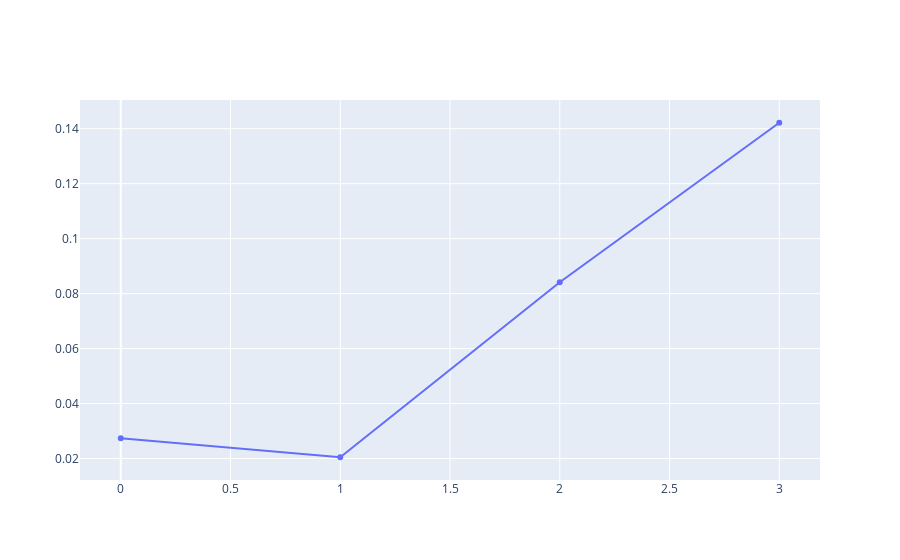
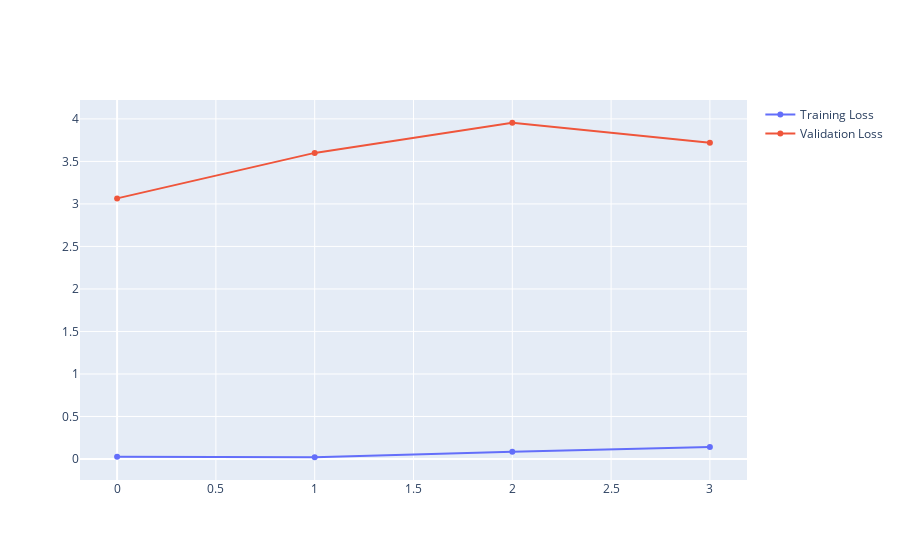
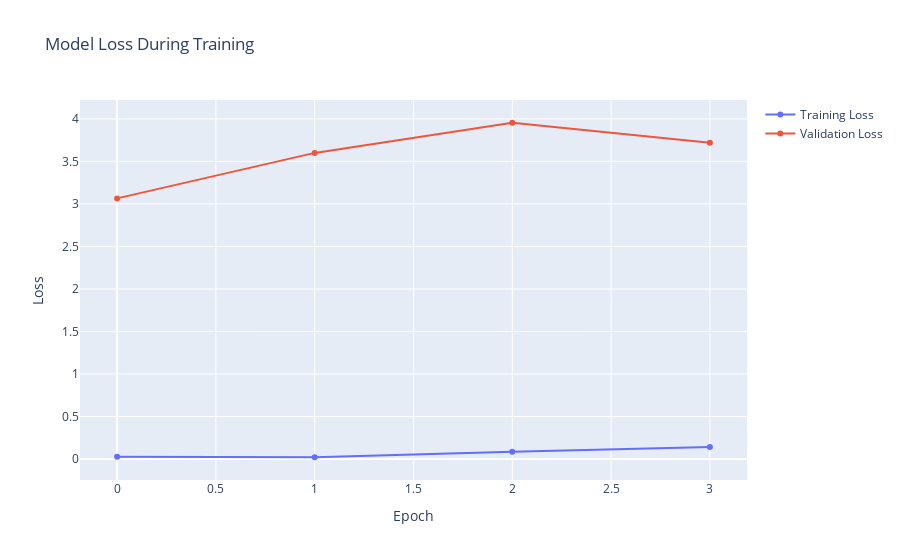

Notebook source saved alongside these figures, in order:
### Code cell
figure = go.Figure()

figure.add_scatter(y=history.history["loss"], name="Training Loss")
figure.add_scatter(y=history.history["val_loss"], name="Validation Loss")

figure.update_layout(dict1={
    "title": "Model Loss During Training",
    "xaxis_title": "Epoch",
    "yaxis_title": "Loss"
}, overwrite=True)

figure.show()

### Figure 1 — Plotly figure (JSON) as saved in the notebook; plotly's stock layout.template omitted (floating-point values rounded to 4 significant figures)
{"data": [{"name": "Training Loss", "type": "scatter", "y": [0.02739, 0.02046, 0.08414, 0.1422]}], "layout": {}}

### Figure 2 — Plotly figure (JSON) as saved in the notebook; plotly's stock layout.template omitted (floating-point values rounded to 4 significant figures)
{"data": [{"name": "Training Loss", "type": "scatter", "y": [0.02739, 0.02046, 0.08414, 0.1422]}, {"name": "Validation Loss", "type": "scatter", "y": [3.065, 3.6, 3.955, 3.72]}], "layout": {}}

### Figure 3 — Plotly figure (JSON) as saved in the notebook; plotly's stock layout.template omitted (floating-point values rounded to 4 significant figures)
{"data": [{"name": "Training Loss", "type": "scatter", "y": [0.02739, 0.02046, 0.08414, 0.1422]}, {"name": "Validation Loss", "type": "scatter", "y": [3.065, 3.6, 3.955, 3.72]}], "layout": {"title": {"text": "Model Loss During Training"}, "xaxis": {"title": {"text": "Epoch"}}, "yaxis": {"title": {"text": "Loss"}}}}
